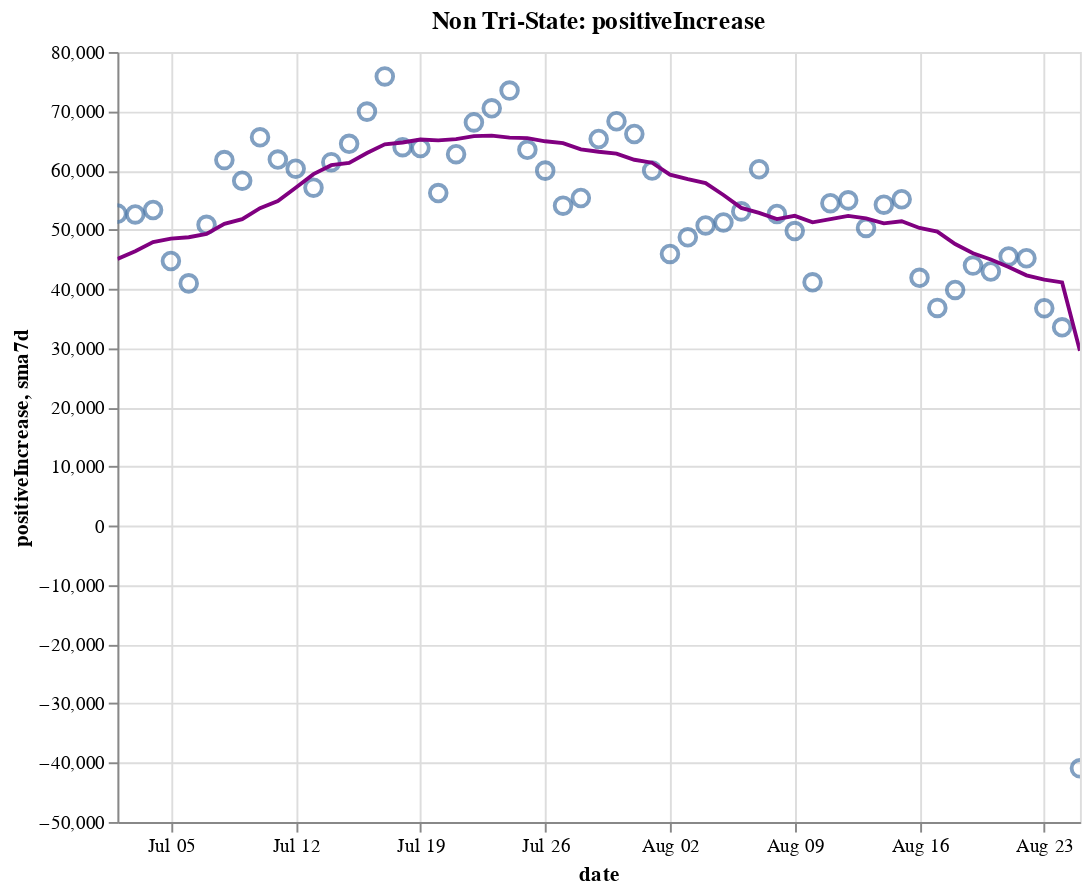

Here is the notebook cell this chart was saved with:
### Code cell
create_plot(non_tristate, 'positiveIncrease')

### Figure 1 — Vega-Lite specification as saved in the notebook (floating-point values rounded to 4 significant figures)
{"config": {"view": {"continuousWidth": 400, "continuousHeight": 300}}, "layer": [{"layer": [{"mark": {"type": "point", "size": 75}, "encoding": {"tooltip": [{"type": "temporal", "field": "date"}, {"type": "quantitative", "field": "positiveIncrease"}, {"type": "quantitative", "field": "sma7d"}], "x": {"type": "temporal", "field": "date"}, "y": {"type": "quantitative", "field": "positiveIncrease"}}, "selection": {"selector014": {"type": "interval", "bind": "scales", "encodings": ["x", "y"]}}}, {"mark": {"type": "line", "color": "purple"}, "encoding": {"x": {"type": "temporal", "field": "date"}, "y": {"type": "quantitative", "field": "sma7d"}}}]}, {"mark": {"type": "rule", "color": "#aaa"}, "encoding": {"x": {"type": "temporal", "field": "date"}}, "transform": [{"filter": {"selection": "selector013"}}]}, {"mark": "circle", "encoding": {"opacity": {"condition": {"value": 1, "selection": "selector013"}, "value": 0}, "tooltip": [{"type": "temporal", "field": "date"}, {"type": "quantitative", "field": "positiveIncrease"}, {"type": "quantitative", "field": "sma7d"}], "x": {"type": "temporal", "field": "date"}, "y": {"type": "quantitative", "field": "positiveIncrease"}}, "selection": {"selector013": {"type": "single", "encodings": ["x"], "on": "mouseover", "nearest": true, "empty": "none"}}}, {"mark": {"type": "text", "align": "left", "dx": 5, "dy": -5, "stroke": "white", "strokeWidth": 2}, "encoding": {"text": {"type": "quantitative", "field": "positiveIncrease"}, "tooltip": [{"type": "temporal", "field": "date"}, {"type": "quantitative", "field": "positiveIncrease"}, {"type": "quantitative", "field": "sma7d"}], "x": {"type": "temporal", "field": "date"}, "y": {"type": "quantitative", "field": "positiveIncrease"}}, "transform": [{"filter": {"selection": "selector013"}}]}, {"mark": {"type": "text", "align": "left", "dx": 5, "dy": -5}, "encoding": {"text": {"type": "quantitative", "field": "positiveIncrease"}, "tooltip": [{"type": "temporal", "field": "date"}, {"type": "quantitative", "field": "positiveIncrease"}, {"type": "quantitative", "field": "sma7d"}], "x": {"type": "temporal", "field": "date"}, "y": {"type": "quantitative", "field": "positiveIncrease"}}, "transform": [{"filter": {"selection": "selector013"}}]}], "data": {"name": "data-debfe02d53c1c946aa39bd51ad657491"}, "height": 400, "title": "Non Tri-State: positiveIncrease", "width": 500, "$schema": "https://vega.github.io/schema/vega-lite/v4.8.1.json", "datasets": {"data-debfe02d53c1c946aa39bd51ad657491": [{"date": "2020-07-02T00:00:00", "totalTestResultsIncrease": 565700.0, "positiveIncrease": 52710.0, "death": 77240.0, "deathIncrease": 655.0, "positiveRate": 0.093, "state": "Non Tri-State", "sma7d": 45040.0}, {"date": "2020-07-03T00:00:00", "totalTestResultsIncrease": 623900.0, "positiveIncrease": 52580.0, "death": 77760.0, "deathIncrease": 523.0, "positiveRate": 0.084, "state": "Non Tri-State", "sma7d": 46370.0}, {"date": "2020-07-04T00:00:00", "totalTestResultsIncrease": 550000.0, "positiveIncrease": 53320.0, "death": 78030.0, "deathIncrease": 270.0, "positiveRate": 0.097, "state": "Non Tri-State", "sma7d": 47890.0}, {"date": "2020-07-05T00:00:00", "totalTestResultsIncrease": 567600.0, "positiveIncrease": 44710.0, "death": 78210.0, "deathIncrease": 179.0, "positiveRate": 0.079, "state": "Non Tri-State", "sma7d": 48490.0}, {"date": "2020-07-06T00:00:00", "totalTestResultsIncrease": 441900.0, "positiveIncrease": 40930.0, "death": 78420.0, "deathIncrease": 212.0, "positiveRate": 0.093, "state": "Non Tri-State", "sma7d": 48720.0}, {"date": "2020-07-07T00:00:00", "totalTestResultsIncrease": 563800.0, "positiveIncrease": 50810.0, "death": 79280.0, "deathIncrease": 859.0, "positiveRate": 0.09, "state": "Non Tri-State", "sma7d": 49300.0}, {"date": "2020-07-08T00:00:00", "totalTestResultsIncrease": 560000.0, "positiveIncrease": 61740.0, "death": 80010.0, "deathIncrease": 730.0, "positiveRate": 0.11, "state": "Non Tri-State", "sma7d": 50970.0}, {"date": "2020-07-09T00:00:00", "totalTestResultsIncrease": 609500.0, "positiveIncrease": 58270.0, "death": 80840.0, "deathIncrease": 822.0, "positiveRate": 0.096, "state": "Non Tri-State", "sma7d": 51770.0}, {"date": "2020-07-10T00:00:00", "totalTestResultsIncrease": 717600.0, "positiveIncrease": 65590.0, "death": 81650.0, "deathIncrease": 814.0, "positiveRate": 0.091, "state": "Non Tri-State", "sma7d": 53630.0}, {"date": "2020-07-11T00:00:00", "totalTestResultsIncrease": 600600.0, "positiveIncrease": 61840.0, "death": 82350.0, "deathIncrease": 705.0, "positiveRate": 0.103, "state": "Non Tri-State", "sma7d": 54840.0}, {"date": "2020-07-12T00:00:00", "totalTestResultsIncrease": 651700.0, "positiveIncrease": 60300.0, "death": 82810.0, "deathIncrease": 455.0, "positiveRate": 0.093, "state": "Non Tri-State", "sma7d": 57070.0}, {"date": "2020-07-13T00:00:00", "totalTestResultsIncrease": 622800.0, "positiveIncrease": 57090.0, "death": 83080.0, "deathIncrease": 275.0, "positiveRate": 0.092, "state": "Non Tri-State", "sma7d": 59380.0}, {"date": "2020-07-14T00:00:00", "totalTestResultsIncrease": 677000.0, "positiveIncrease": 61400.0, "death": 83790.0, "deathIncrease": 708.0, "positiveRate": 0.091, "state": "Non Tri-State", "sma7d": 60890.0}, {"date": "2020-07-15T00:00:00", "totalTestResultsIncrease": 677000.0, "positiveIncrease": 64500.0, "death": 84610.0, "deathIncrease": 816.0, "positiveRate": 0.095, "state": "Non Tri-State", "sma7d": 61280.0}, {"date": "2020-07-16T00:00:00", "totalTestResultsIncrease": 727800.0, "positiveIncrease": 69930.0, "death": 85500.0, "deathIncrease": 896.0, "positiveRate": 0.096, "state": "Non Tri-State", "sma7d": 62950.0}, {"date": "2020-07-17T00:00:00", "totalTestResultsIncrease": 752000.0, "positiveIncrease": 75880.0, "death": 86420.0, "deathIncrease": 915.0, "positiveRate": 0.101, "state": "Non Tri-State", "sma7d": 64420.0}, {"date": "2020-07-18T00:00:00", "totalTestResultsIncrease": 681400.0, "positiveIncrease": 63930.0, "death": 87260.0, "deathIncrease": 846.0, "positiveRate": 0.094, "state": "Non Tri-State", "sma7d": 64720.0}, {"date": "2020-07-19T00:00:00", "totalTestResultsIncrease": 703600.0, "positiveIncrease": 63790.0, "death": 87770.0, "deathIncrease": 506.0, "positiveRate": 0.091, "state": "Non Tri-State", "sma7d": 65220.0}, {"date": "2020-07-20T00:00:00", "totalTestResultsIncrease": 645700.0, "positiveIncrease": 56180.0, "death": 88110.0, "deathIncrease": 335.0, "positiveRate": 0.087, "state": "Non Tri-State", "sma7d": 65090.0}, {"date": "2020-07-21T00:00:00", "totalTestResultsIncrease": 673600.0, "positiveIncrease": 62740.0, "death": 89120.0, "deathIncrease": 1014.0, "positiveRate": 0.093, "state": "Non Tri-State", "sma7d": 65280.0}, {"date": "2020-07-22T00:00:00", "totalTestResultsIncrease": 699400.0, "positiveIncrease": 68110.0, "death": 90260.0, "deathIncrease": 1137.0, "positiveRate": 0.097, "state": "Non Tri-State", "sma7d": 65790.0}, {"date": "2020-07-23T00:00:00", "totalTestResultsIncrease": 744000.0, "positiveIncrease": 70490.0, "death": 91270.0, "deathIncrease": 1015.0, "positiveRate": 0.095, "state": "Non Tri-State", "sma7d": 65870.0}, {"date": "2020-07-24T00:00:00", "totalTestResultsIncrease": 803900.0, "positiveIncrease": 73480.0, "death": 92400.0, "deathIncrease": 1129.0, "positiveRate": 0.091, "state": "Non Tri-State", "sma7d": 65530.0}, {"date": "2020-07-25T00:00:00", "totalTestResultsIncrease": 719000.0, "positiveIncrease": 63480.0, "death": 93400.0, "deathIncrease": 999.0, "positiveRate": 0.088, "state": "Non Tri-State", "sma7d": 65470.0}, {"date": "2020-07-26T00:00:00", "totalTestResultsIncrease": 732400.0, "positiveIncrease": 59970.0, "death": 93940.0, "deathIncrease": 544.0, "positiveRate": 0.082, "state": "Non Tri-State", "sma7d": 64920.0}, {"date": "2020-07-27T00:00:00", "totalTestResultsIncrease": 642900.0, "positiveIncrease": 54060.0, "death": 94970.0, "deathIncrease": 1026.0, "positiveRate": 0.084, "state": "Non Tri-State", "sma7d": 64620.0}, {"date": "2020-07-28T00:00:00", "totalTestResultsIncrease": 672600.0, "positiveIncrease": 55340.0, "death": 96060.0, "deathIncrease": 1086.0, "positiveRate": 0.082, "state": "Non Tri-State", "sma7d": 63560.0}, {"date": "2020-07-29T00:00:00", "totalTestResultsIncrease": 730700.0, "positiveIncrease": 65310.0, "death": 97520.0, "deathIncrease": 1466.0, "positiveRate": 0.089, "state": "Non Tri-State", "sma7d": 63160.0}, {"date": "2020-07-30T00:00:00", "totalTestResultsIncrease": 711300.0, "positiveIncrease": 68310.0, "death": 98750.0, "deathIncrease": 1229.0, "positiveRate": 0.096, "state": "Non Tri-State", "sma7d": 62850.0}, {"date": "2020-07-31T00:00:00", "totalTestResultsIncrease": 611000.0, "positiveIncrease": 66150.0, "death": 100000.0, "deathIncrease": 1295.0, "positiveRate": 0.108, "state": "Non Tri-State", "sma7d": 61800.0}, {"date": "2020-08-01T00:00:00", "totalTestResultsIncrease": 662600.0, "positiveIncrease": 59980.0, "death": 101200.0, "deathIncrease": 1164.0, "positiveRate": 0.091, "state": "Non Tri-State", "sma7d": 61300.0}, {"date": "2020-08-02T00:00:00", "totalTestResultsIncrease": 591300.0, "positiveIncrease": 45900.0, "death": 101700.0, "deathIncrease": 486.0, "positiveRate": 0.078, "state": "Non Tri-State", "sma7d": 59290.0}, {"date": "2020-08-03T00:00:00", "totalTestResultsIncrease": 639400.0, "positiveIncrease": 48710.0, "death": 102200.0, "deathIncrease": 502.0, "positiveRate": 0.076, "state": "Non Tri-State", "sma7d": 58530.0}, {"date": "2020-08-04T00:00:00", "totalTestResultsIncrease": 638600.0, "positiveIncrease": 50720.0, "death": 103400.0, "deathIncrease": 1241.0, "positiveRate": 0.079, "state": "Non Tri-State", "sma7d": 57870.0}, {"date": "2020-08-05T00:00:00", "totalTestResultsIncrease": 593000.0, "positiveIncrease": 51220.0, "death": 104800.0, "deathIncrease": 1335.0, "positiveRate": 0.086, "state": "Non Tri-State", "sma7d": 55850.0}, {"date": "2020-08-06T00:00:00", "totalTestResultsIncrease": 642000.0, "positiveIncrease": 53090.0, "death": 106000.0, "deathIncrease": 1238.0, "positiveRate": 0.083, "state": "Non Tri-State", "sma7d": 53680.0}, {"date": "2020-08-07T00:00:00", "totalTestResultsIncrease": 685100.0, "positiveIncrease": 60200.0, "death": 107300.0, "deathIncrease": 1313.0, "positiveRate": 0.088, "state": "Non Tri-State", "sma7d": 52830.0}, {"date": "2020-08-08T00:00:00", "totalTestResultsIncrease": 608500.0, "positiveIncrease": 52640.0, "death": 108400.0, "deathIncrease": 1075.0, "positiveRate": 0.087, "state": "Non Tri-State", "sma7d": 51780.0}, {"date": "2020-08-09T00:00:00", "totalTestResultsIncrease": 609200.0, "positiveIncrease": 49760.0, "death": 109000.0, "deathIncrease": 604.0, "positiveRate": 0.082, "state": "Non Tri-State", "sma7d": 52330.0}, {"date": "2020-08-10T00:00:00", "totalTestResultsIncrease": 626400.0, "positiveIncrease": 41110.0, "death": 109400.0, "deathIncrease": 417.0, "positiveRate": 0.066, "state": "Non Tri-State", "sma7d": 51250.0}, {"date": "2020-08-11T00:00:00", "totalTestResultsIncrease": 648300.0, "positiveIncrease": 54470.0, "death": 110700.0, "deathIncrease": 1307.0, "positiveRate": 0.084, "state": "Non Tri-State", "sma7d": 51780.0}, {"date": "2020-08-12T00:00:00", "totalTestResultsIncrease": 378700.0, "positiveIncrease": 54950.0, "death": 112200.0, "deathIncrease": 1495.0, "positiveRate": 0.145, "state": "Non Tri-State", "sma7d": 52320.0}, {"date": "2020-08-13T00:00:00", "totalTestResultsIncrease": 776600.0, "positiveIncrease": 50290.0, "death": 113400.0, "deathIncrease": 1145.0, "positiveRate": 0.065, "state": "Non Tri-State", "sma7d": 51920.0}, {"date": "2020-08-14T00:00:00", "totalTestResultsIncrease": 740400.0, "positiveIncrease": 54220.0, "death": 114600.0, "deathIncrease": 1199.0, "positiveRate": 0.073, "state": "Non Tri-State", "sma7d": 51060.0}, {"date": "2020-08-15T00:00:00", "totalTestResultsIncrease": 636500.0, "positiveIncrease": 55140.0, "death": 115800.0, "deathIncrease": 1200.0, "positiveRate": 0.087, "state": "Non Tri-State", "sma7d": 51420.0}, {"date": "2020-08-16T00:00:00", "totalTestResultsIncrease": 683900.0, "positiveIncrease": 41870.0, "death": 116400.0, "deathIncrease": 611.0, "positiveRate": 0.061, "state": "Non Tri-State", "sma7d": 50290.0}, {"date": "2020-08-17T00:00:00", "totalTestResultsIncrease": 548000.0, "positiveIncrease": 36790.0, "death": 116800.0, "deathIncrease": 394.0, "positiveRate": 0.067, "state": "Non Tri-State", "sma7d": 49680.0}, {"date": "2020-08-18T00:00:00", "totalTestResultsIncrease": 564300.0, "positiveIncrease": 39820.0, "death": 118000.0, "deathIncrease": 1178.0, "positiveRate": 0.071, "state": "Non Tri-State", "sma7d": 47580.0}, {"date": "2020-08-19T00:00:00", "totalTestResultsIncrease": 558900.0, "positiveIncrease": 43930.0, "death": 119400.0, "deathIncrease": 1402.0, "positiveRate": 0.079, "state": "Non Tri-State", "sma7d": 46010.0}, {"date": "2020-08-20T00:00:00", "totalTestResultsIncrease": 582400.0, "positiveIncrease": 42940.0, "death": 120500.0, "deathIncrease": 1122.0, "positiveRate": 0.074, "state": "Non Tri-State", "sma7d": 44960.0}, {"date": "2020-08-21T00:00:00", "totalTestResultsIncrease": 622200.0, "positiveIncrease": 45480.0, "death": 121600.0, "deathIncrease": 1109.0, "positiveRate": 0.073, "state": "Non Tri-State", "sma7d": 43710.0}, {"date": "2020-08-22T00:00:00", "totalTestResultsIncrease": 645900.0, "positiveIncrease": 45170.0, "death": 122600.0, "deathIncrease": 1023.0, "positiveRate": 0.07, "state": "Non Tri-State", "sma7d": 42290.0}, {"date": "2020-08-23T00:00:00", "totalTestResultsIncrease": 555200.0, "positiveIncrease": 36740.0, "death": 123200.0, "deathIncrease": 563.0, "positiveRate": 0.066, "state": "Non Tri-State", "sma7d": 41550.0}, {"date": "2020-08-24T00:00:00", "totalTestResultsIncrease": 547000.0, "positiveIncrease": 33520.0, "death": 123500.0, "deathIncrease": 333.0, "positiveRate": 0.061, "state": "Non Tri-State", "sma7d": 41080.0}, {"date": "2020-08-25T00:00:00", "totalTestResultsIncrease": -653100.0, "positiveIncrease": -40950.0, "death": 124600.0, "deathIncrease": 1138.0, "positiveRate": 0.063, "state": "Non Tri-State", "sma7d": 29550.0}]}}
